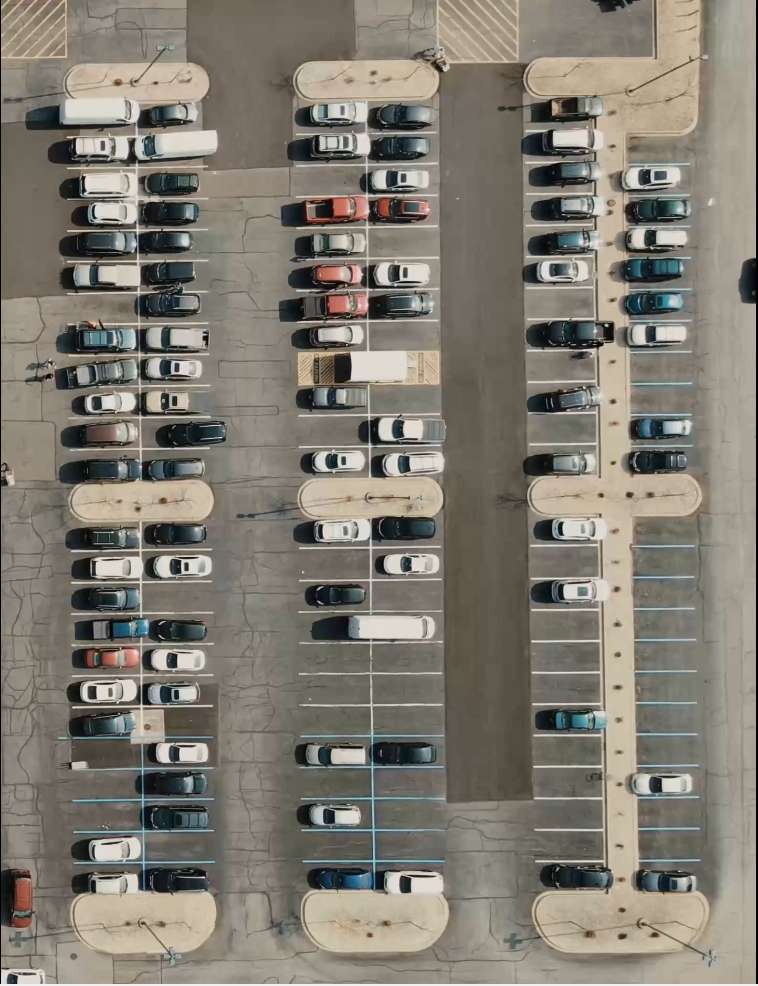
#> input picture ParkingLot.PNG, 758 x 986 px
$ python -i main.py   (imports and definitions only)
#> lines starting #> are read from the running program, lines starting #| are printed output that depends on the picture; after the words box and inside, x2 and y2 are one past the last pixel; in counts of white or black regions, pixels touching at a corner belong together
#> further down, picture is the input picture: shape (986, 758, 3); mean B, G, R 114.1, 124.3, 129.3
import cv2
import pickle
import numpy as np
import cvzone

# Capture video
# [5 lines not run here, left out]

# Pre-define parking spots height
width, height = 69, 31


# preprocess image
def processing(img):

    imgGray = cv2.cvtColor(img, cv2.COLOR_BGR2GRAY)  # convert image to gray
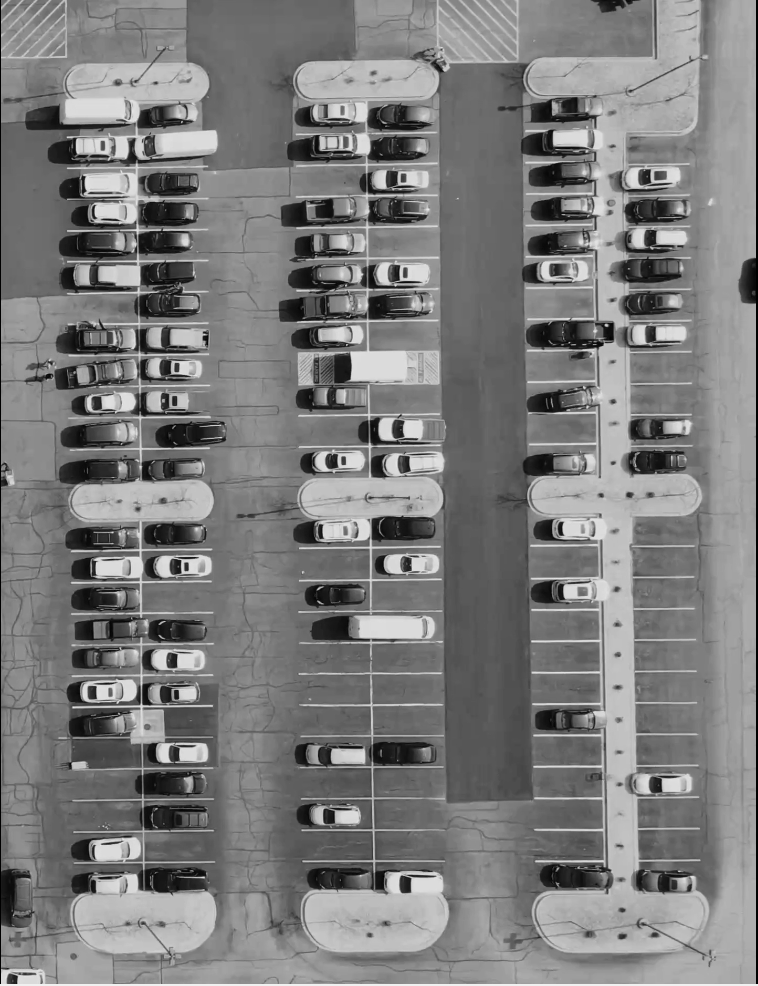
#> imgGray: shape (986, 758); min 0, max 240, mean 124.7
    imgBlur = cv2.GaussianBlur(imgGray, (3, 3), 1)  # add gaussian blur to the image
    imgThreshold = cv2.adaptiveThreshold(imgBlur, 180,
                                         cv2.ADAPTIVE_THRESH_GAUSSIAN_C,
                                         cv2.THRESH_BINARY_INV,
                                         25, 16)
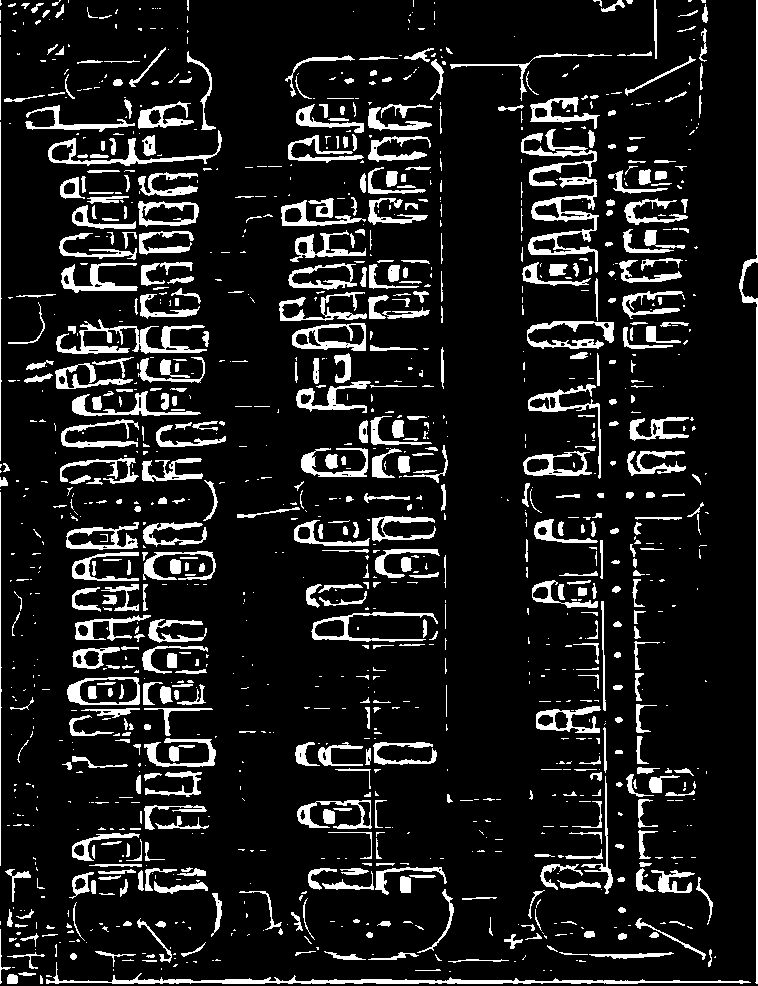
#> imgThreshold: shape (986, 758); values 0 (black) and 180 (white), 11.9% white; 1227 white regions (682 under 20 px), largest, box (x1, y1, x2, y2) and area: (46, 962, 751, 984) 2416, (739, 0, 758, 984) 2134, (528, 177, 599, 273) 1828
    kernel = np.ones((3,3), np.uint8)
    imgDilated = cv2.dilate(imgThreshold, kernel, iterations=1)  # dilate the image for easy pixel counting
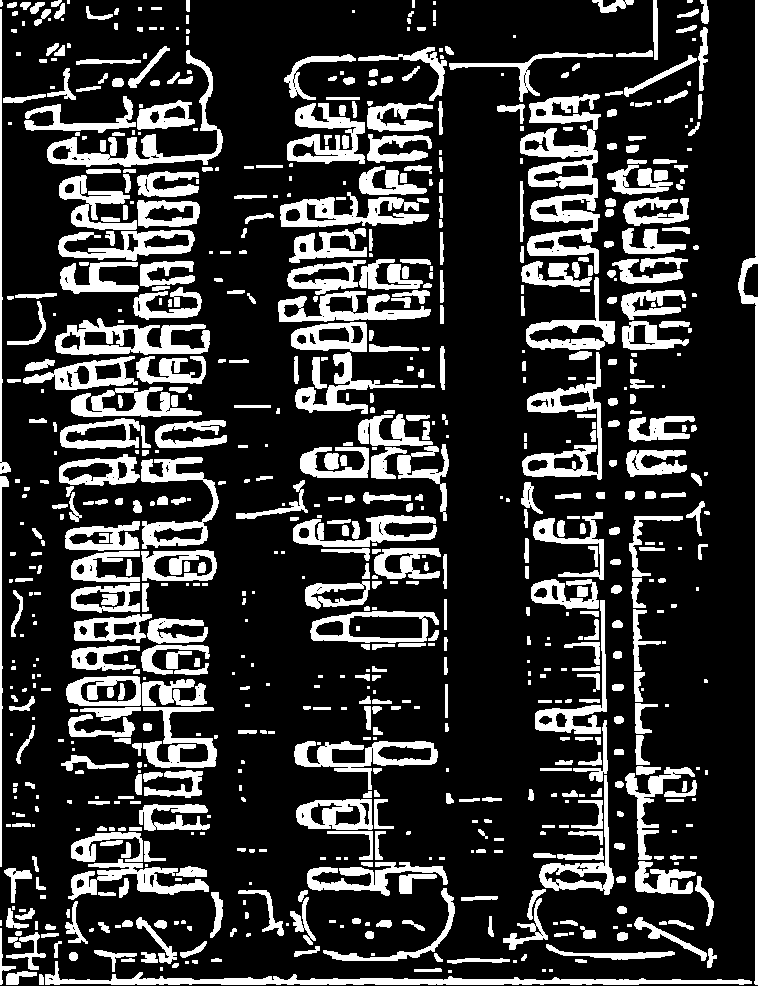
#> imgDilated: shape (986, 758); values 0 (black) and 180 (white), 21.8% white; 772 white regions (206 under 20 px), largest, box (x1, y1, x2, y2) and area: (520, 94, 601, 274) 6150, (45, 961, 752, 985) 4121, (738, 0, 758, 985) 3236
    return imgDilated


# check space and change values based on availability
def checkspace(imgProc):

    freespacecount = 0  # track free spaces
    for pos in posList:
        x, y = pos
        imgcrop = imgProc[y:y+height, x:x+width]  # crop image to get each parking slot

        pixelscount = cv2.countNonZero(imgcrop)  # check pixels of each parkig slot

        # based on pixel count for each slot, change values
        if pixelscount < 700:
            color = (0, 255, 0)  # green for free space
            thickness = 5
            freespacecount += 1
        else:
            color = (0, 0, 255)  # red for parked
            thickness = 2

        # create a rectangle where the x and y points are with the changed values
        cv2.rectangle(img, pos, (x + width, y + height), color= color, thickness = thickness)
        # write pixel count inside the rectangles
        cvzone.putTextRect(img, str(pixelscount), (x, y+height-3), scale=1, thickness=2, offset=0,  colorR = color)

    # write the total free space count at the top
    cvzone.putTextRect(img, f'Free Space: {freespacecount}/{len(posList)}', (240,40), colorR = (0, 255, 0), scale=2, thickness = 3, offset = 5)


# [23 lines not run here, left out]

>>> import cv2
>>> picture = cv2.imread('ParkingLot.PNG')
>>> result = processing(picture)
